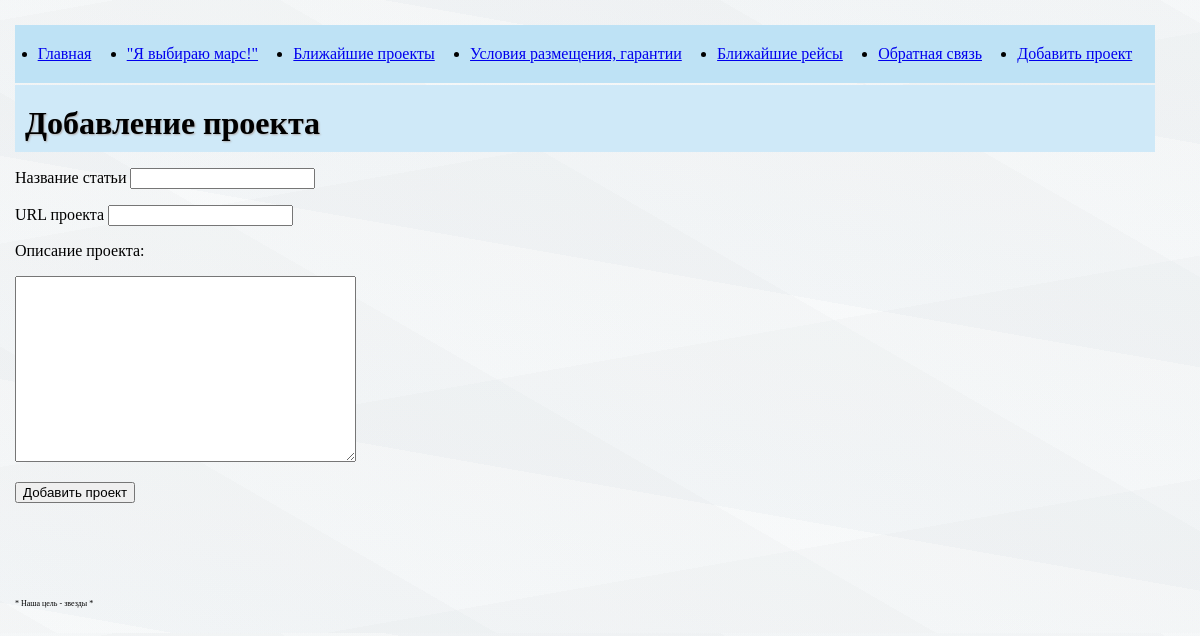
The app's page /add_projects with its own data.
### tables this page shows
CREATE TABLE menu(
id INTEGER PRIMARY KEY AUTOINCREMENT,
title TEXT NOT NULL,
url TEXT NOT NULL
);

### 50/main.py (the view, shortened to what this page needs)
@app.route('/add_projects', methods=['GET', 'POST'])
def add_projects():
    db_con = connect_db()
    db = DataBase(db_con)
    return render_template('add_projects.html', title='Добавление проекта', menu=db.get_menu())

### 50/database.py (called while the page is built)
    def get_objects(self, table):
        try:
            self.__cur.execute(f'SELECT * from {table}')
            res = self.__cur.fetchall()
            if res:
                return res
        except IOError as ex:
            print('Ошибка чтения данных', ex)
        return []

    def get_menu(self):
        return self.get_objects('menu')

### 50/main.py (called while the page is built)
def connect_db():
    con = sqlite3.connect(app.config['DATABASE'])
    con.row_factory = sqlite3.Row
    return con

### 50/templates/add_projects.html (shortened to what this page needs)
{% extends 'base.html' %}
{% block content %}
{{ super() }}
<form action="/add_projects" method='post'>
    <p>Название статьи <input type="text" name="title" required></p>
    <p>URL проекта <input type="text" name="url" required></p>
    <p>Описание проекта: </p>
    <p><textarea name="text" cols="40" rows="12"></textarea></p>
    <p><input type="submit" value="Добавить проект"></p>
</form>
{% endblock %}

### 50/templates/base.html (shortened to what this page needs)
<!DOCTYPE html>
<html lang="en">
<head>
    <link rel="stylesheet" href="{{ url_for('static', filename='css/style.css') }}">
</head>
<body class="multi-linear">
{% block content %}
<ul class="menu">
    {% for i in menu %}
    <li>
        <a href="{{ i.url }}">{{ i.title }}</a>
    </li>
    {% endfor %}
</ul>
<div class="container">
    {% if title %}
    <h1>{{ title }}</h1>
    {% else %}
    <h1>Создаем Новые Миры</h1>
    {% endif %}
</div>
{% endblock %}
<footer class="footer"> * Наша цель - звезды * </footer>
</body>
</html>

### 50/static/css/style.css (style rules this page uses)
h1, h3 { padding: 10px 10px; margin: 0; background-color: #cfe9f8; text-shadow: 1px 1px 2px #afadad; }
h1 { padding-top: 20px; }
body { background: #e0fffd; padding: 20px 10px; margin: 5px; width: 95%; }
.multi-linear { background: repeating-linear-gradient( 10deg, rgba(114, 143, 167, 0.05) 30px, rgba(218, 225, 227, 0.05) 250px, rgba(146, 157, 182, 0.05) 15px, rgba(138, 111, 148, 0.05) 120px, rgba(124, 113, 128, 0.05) 120px ), repeating-linear-gradient( -190deg, rgba(143, 149, 151, 0.01) 20px, rgba(126, 150, 159, 0.05) 20px, rgba(203, 216, 221, 0.05) 240px, rgba(115, 116, 94, 0.05) 240px, rgba(147, 150, 151, 0.01) 30px ),repeating-linear-gradient( -1950deg, rgba(143, 149, 151, 0.01) 20px, rgba(126, 150, 159, 0.05) 20px, rgba(203, 216, 221, 0.05) 240px, rgba(115, 116, 94, 0.05) 240px, rgba(147, 150, 151, 0.01) 30px ); }
.menu { display: flex; justify-content: space-around; justify-items: center; background: #bee2f5; margin: 0px; padding: 20px 5px; }
.container { max-width: 1800px; margin-top: 2px; margin-bottom: 2px; box-sizing: border-box; }
.footer { font-size: 8px; padding-top: 80px; }

### records on screen
menu: title "Главная"
menu: title "\"Я выбираю марс!\""
menu: title "Ближайшие проекты"
menu: title "Условия размещения, гарантии"
menu: title "Ближайшие рейсы"
menu: title "Обратная связь"
menu: title "Добавить проект"

### other values on screen
{{ title }} "Добавление проекта"
